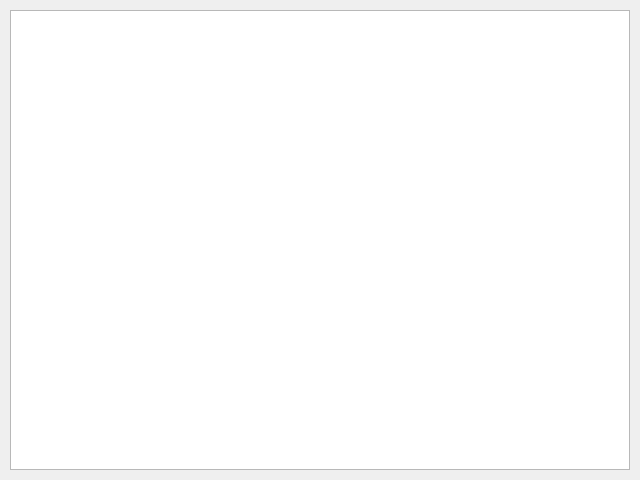
<?xml version="1.0" encoding="UTF-8"?>
<ui version="4.0">
 <class>DataSetDescription</class>
 <widget class="QMainWindow" name="DataSetDescription">
  <property name="geometry">
   <rect>
    <x>0</x>
    <y>0</y>
    <width>640</width>
    <height>480</height>
   </rect>
  </property>
  <property name="windowTitle">
   <string>MainWindow</string>
  </property>
  <widget class="QWidget" name="centralwidget">
   <layout class="QVBoxLayout" name="verticalLayout">
    <property name="spacing">
     <number>0</number>
    </property>
    <property name="leftMargin">
     <number>10</number>
    </property>
    <property name="topMargin">
     <number>10</number>
    </property>
    <property name="rightMargin">
     <number>10</number>
    </property>
    <property name="bottomMargin">
     <number>10</number>
    </property>
    <item>
     <widget class="QTableView" name="tableView"/>
    </item>
   </layout>
  </widget>
 </widget>
 <resources/>
 <connections/>
</ui>
